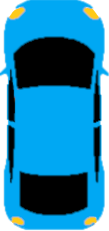
#> input picture Task 13 D/cars/blue_car.png, 109 x 231 px, given in place of orange_car.png, which was not available
$ python cars.py
#> lines starting #> are read from the running program, lines starting #| are printed output that depends on the picture; pictures that were not available may be replaced by others from this repository, and a replacement may not be noted
### Task 13 D/genetic.py
from PIL import Image, ImageTk
import tkinter as tk
from utils import *
import random

car_options = ['blue', 'brown', 'cyan', 'green', 'grey', 'lime', 'orange', 'pink', 'purple', 'red', 'white',
               'yellow']


def sigmoid(x):
    return 1/(1+np.exp(-x))


def tanh(x):
    return np.tanh(x)

class Car:
    def __init__(self, position=(0, 0), orientation=0, additional_scale=1):
        self.center, self.orientation = np.array(position, dtype=float), orientation
        self.speed_limit, self.turn_limit = [-2, 4], [-3, 3]
        self.max_speed_change, self.max_turn_change = 1.5, 1
        self.speed = 0.5
        self.turn = 0.0
        self.fitness, self.last_active = 0, 0
        self.crashed = False

        self.additional_scale = additional_scale
        self.scale_factor = 0.2

        self.img = Image.open(f'cars/{random.choice(car_options)}_car.png')
        self.width, self.height = self.img.size[0] * self.scale_factor, self.img.size[1] * self.scale_factor
        self.img = self.img.resize((int(self.width * self.additional_scale), int(self.height * self.additional_scale)))

        self.sensors = self.get_sensors()

    def compute_output(self):
        # To be implemented in subclasses
        raise NotImplementedError

    def update_parameters(self, signal):
        # To be implemented in subclasses
        raise NotImplementedError

    def get_sensors(self, sensor_len=200):
        # creates the sensors for a car, normalizes them and returns
        sensors = []
        p1 = np.array((self.center[0], self.center[1]))
        p2 = np.array((self.center[0], self.center[1] - self.height))
        p1, p2 = normalize_vector(rotate(self.center, p1, self.orientation), rotate(self.center, p2, self.orientation),
                                  norm=sensor_len)
        sensors += [[p1, rotate(p1, p2, 45)], [p1, p2], [p1, rotate(p1, p2, -45)], [p1, rotate(p1, p2, 90)],
                    [p1, rotate(p1, p2, -90)]]
        return sensors

    # [19 lines left out: functions move, get_lidar_data, not called in this run]


class RaceCars:
    def __init__(self, track_description, can_width=1100, bg_color='azure', population_size=1, gen_steps=10,
                 show_sensors=False, select_top=4, n_gens=50, show_all_cars=True, mutation_prob=0.05,
                 show_training=False, displayed_cars=10, angle_precision=3, vis_pause=10, show_every_n=5, deviation=.1):

        self.show_every_n = show_every_n
        self.vis_pause = vis_pause
        self.angle_precision = angle_precision
        self.show_training = show_training
        self.displayed_cars = displayed_cars
        self.show_all_cars = show_all_cars
        self.population_size = population_size
        self.bg_color = bg_color
        self.root = tk.Tk()
        self.frame = tk.Frame(self.root)
        self.frame.pack()

        self.can_width = int(can_width)
        self.can_height = int(self.can_width * 7 / 11)
        self.scale_factor = self.can_width / 1100
        self.canvas = tk.Canvas(self.frame, bg=self.bg_color, width=self.can_width, height=self.can_height)
        self.fitness_text = self.canvas.create_text(550 * self.scale_factor, 50 * self.scale_factor,
                                                    text=f'Best fitness: {0}', fill='black',
                                                    font=f'arial {int(20*self.scale_factor)} bold')
        self.n_generations_text = self.canvas.create_text(150*self.scale_factor, 50 * self.scale_factor,
                                                          text=f'Generation: {1}', fill='black',
                                                          font=f'arial {int(20*self.scale_factor)} bold')
        self.gen_steps = gen_steps
        self.time_left = self.canvas.create_text(950 * self.scale_factor, 50 * self.scale_factor,
                                                 text=f'Steps left: {self.gen_steps}', fill='black',
                                                 font=f'arial {int(20*self.scale_factor)} bold')
        self.start_time = None
        self.show_sens = show_sensors
        self.select_top = select_top

        self.canvas.pack()
        self.n_gens = n_gens
        self.track_description = track_description

        self.track = self.generate_track()
        self.edges = self.generate_track_edges(self.track_description[1])
        self.canvas.update()

        self.population = [self.generate_individual() for _ in range(self.population_size)]
        self.n_crossover = 3
        self.mutation_prob = mutation_prob
        self.deviation = deviation

    # [81 lines left out: functions update_text, solve, run_simulation, run_next_generation, not called in this run]

    def generate_individual(self, chromosome=None):
        # To be implemented in subclasses
        raise NotImplementedError

    # [52 lines left out: functions crossover, mutation, update_fitness, not called in this run]

    def fitness(self, x):
        return x[0].fitness

    # [37 lines left out: functions car_on_track, point_on_track, test_inside_detections, not called in this run]

    def generate_track_edges(self, edges):
        res = []
        for edge in edges:
            if edge[0] == 'ls':
                x1, y1, x2, y2 = edge[1]
                x1, y1 = x1 * self.scale_factor, y1 * self.scale_factor
                x2, y2 = x2 * self.scale_factor, y2 * self.scale_factor
                res.append(self.canvas.create_line(x1, y1, x2, y2))
            elif edge[0] == 'cs':
                x, y, r, init_angle, end_angle = edge[1]
                x, y, r = x * self.scale_factor, y * self.scale_factor, r * self.scale_factor
                res.append(self.canvas.create_arc(x - r, y - r, x + r, y + r, style='arc', start=init_angle,
                                                  extent=end_angle))
        return res

    def generate_track(self, color='lightgray'):
        tr = []
        for shape in self.track_description[0]:
            if shape[0] == 'oval':
                x, y, r = shape[1]
                x, y, r = x * self.scale_factor, y * self.scale_factor, r * self.scale_factor
                tr.append(self.canvas.create_oval(x - r, y - r, x + r, y + r, fill=color, outline=''))
            elif shape[0] == 'arc':
                x, y, r_big, r_small, init_angle, end_angle = shape[1]
                x, y, r_big, r_small = x*self.scale_factor, y, r_big*self.scale_factor, r_small*self.scale_factor
                tr.append(self.canvas.create_arc(x - r_big, y - r_big, x + r_big, y + r_big, start=init_angle,
                                                 extent=end_angle, fill=color, outline=''))
                tr.append(self.canvas.create_arc(x - r_small, y - r_small, x + r_small, y + r_small, start=init_angle,
                                                 extent=end_angle+1, fill=self.bg_color, outline=''))
            elif shape[0] == 'rec':
                x1, y1, x2, y2 = shape[1]
                x1, y1, x2, y2 = x1*self.scale_factor, y1*self.scale_factor, x2*self.scale_factor, y2*self.scale_factor
                tr.append(self.canvas.create_rectangle(x1, y1, x2, y2, fill=color, outline=''))
            elif shape[0] == 'circle_seg':
                x, y, r, init_angle, end_angle = shape[1]
                x, y, r = x * self.scale_factor, y * self.scale_factor, r * self.scale_factor
                tr.append(self.canvas.create_arc(x - r, y - r, x + r, y + r, start=init_angle, extent=end_angle,
                                                 fill=color, outline=''))
            else:
                raise ValueError(f'Shape "{shape[0]}" is not implemented!')

### Task 13 D/utils.py
import math
import numpy as np


def rotate(origin, point, angle):
    """
    Rotate a point counterclockwise by a given angle around a given origin.
    The angle should be given in degrees.
    """
    angle = - angle * math.pi / 180
    rot = np.array([[math.cos(angle), -math.sin(angle)], [math.sin(angle), math.cos(angle)]])
    return origin + rot @ (point - origin)


def normalize_vector(point_1, point_2, norm=50):
    n = np.linalg.norm(point_2-point_1)
    return point_1, point_1 + (point_2-point_1) / n * norm


# [70 lines left out: functions get_angle_degrees, ls_ls_intersection, ls_arc_intersection, not called in this run]


def create_track():
    # You can use these basic shapes to create a track:
    # design.append(['circle_seg', [x, y, r, init_angle, angle]])
    # design.append(['rec', [x1, y1, x2, y2]])

    track = []
    lss = []

    track.append(['rec', [200, 550, 500, 650], 'left'])
    track.append(['circle_seg', [200, 550, 100, 180, 90], 'clockwise'])
    track.append(['rec', [100, 250, 200, 550], 'up'])
    track.append(['circle_seg', [200, 250, 100, 90, 90], 'clockwise'])
    track.append(['rec', [200, 150, 300, 250], 'right'])
    track.append(['circle_seg', [300, 250, 100, 0, 90], 'clockwise'])
    track.append(['rec', [300, 250, 400, 350], 'down'])
    track.append(['circle_seg', [400, 350, 100, 180, 90], 'anti_clockwise'])
    track.append(['rec', [400, 350, 600, 450], 'right'])
    track.append(['circle_seg', [600, 350, 100, 270, 90], 'anti_clockwise'])
    track.append(['rec', [600, 250, 700, 350], 'up'])
    track.append(['circle_seg', [700, 250, 100, 90, 90], 'clockwise'])
    track.append(['rec', [700, 150, 800, 250], 'right'])
    track.append(['circle_seg', [800, 250, 100, 0, 90], 'clockwise'])
    track.append(['rec', [800, 250, 900, 550], 'down'])
    track.append(['circle_seg', [800, 550, 100, 270, 90], 'clockwise'])
    track.append(['rec', [500, 550, 800, 650], 'left'])

    lss.append(['ls', [200, 150, 300, 150]])
    lss.append(['ls', [200, 250, 300, 250]])
    lss.append(['ls', [300, 250, 300, 350]])
    lss.append(['ls', [400, 250, 400, 350]])
    lss.append(['ls', [400, 350, 600, 350]])
    lss.append(['ls', [400, 450, 600, 450]])
    lss.append(['ls', [600, 350, 600, 250]])
    lss.append(['ls', [700, 350, 700, 250]])
    lss.append(['ls', [700, 250, 800, 250]])
    lss.append(['ls', [700, 150, 800, 150]])
    lss.append(['ls', [800, 250, 800, 550]])
    lss.append(['ls', [900, 250, 900, 550]])
    lss.append(['ls', [800, 550, 200, 550]])
    lss.append(['ls', [800, 650, 200, 650]])
    lss.append(['ls', [200, 550, 200, 250]])
    lss.append(['ls', [100, 550, 100, 250]])
    lss.append(['cs', [200, 250, 100, 90, 90]])
    lss.append(['cs', [300, 250, 100, 0, 90]])
    lss.append(['cs', [400, 350, 100, 180, 90]])
    lss.append(['cs', [600, 350, 100, 270, 90]])
    lss.append(['cs', [700, 250, 100, 90, 90]])
    lss.append(['cs', [800, 250, 100, 0, 90]])
    lss.append(['cs', [800, 550, 100, 270, 90]])
    lss.append(['cs', [200, 550, 100, 180, 90]])

    return [track, lss]

### Task 13 D/cars.py
from genetic import *


class MyCar(Car):
    def __init__(self, chromosome, **kwargs):
        super(MyCar, self).__init__(**kwargs)

        self.num_sensors = len(self.sensors)
        self.input_dim = self.num_sensors + 2  # two additional inputs for the current speed and the current turn
        self.output_dim = 2  # there are 2 options: 1, go left/right and 2, go forward/backward
        self.hidden_dim = 4

        self.chromosome_len = (self.num_sensors + 2 + 1) * self.hidden_dim + (self.hidden_dim + 1) * self.output_dim

        if chromosome is None:
            # # # YOUR CODE GOES HERE # # #
            # create the initial values for a chromosome -> list of random numbers
            # if you are using numpy to generate random numbers,
            # return python list of the result: list(generated_numbers)

            self.chromosome = list(np.random.randn(self.chromosome_len) * 0.1)
        else:
            self.chromosome = chromosome
        # # # YOUR CODE GOES HERE # # #
        # create at least two numpy matrices from self.chromosome, which you will then use to control the car with
        # tip: try to use numpy.reshape(vector) to change a vector dimensions!

        W_in_size = (self.input_dim + 1) * self.hidden_dim

        W_in_vector = np.array(self.chromosome[:W_in_size])
        self.W_in = W_in_vector.reshape(self.input_dim + 1, self.hidden_dim)

        W_out_size = (self.hidden_dim + 1) * self.output_dim

        W_out_vector = np.array(self.chromosome[self.chromosome_len - W_out_size:])
        self.W_out = W_out_vector.reshape(self.hidden_dim + 1, self.output_dim)

    # [57 lines left out: functions compute_output, update_parameters, not called in this run]


class MyRaceCars(RaceCars):
    def __init__(self, *args, **kwargs):
        super(MyRaceCars, self).__init__(*args, **kwargs)

    def generate_individual(self, chromosome=None):
        initial_position = [500, 600 + random.randint(-25, 25)]
        orientation = 90
        new_car = MyCar(chromosome, position=initial_position, orientation=orientation,
                        additional_scale=self.scale_factor)
#> in __init__, self.img is the input picture: PIL image 109x231 RGBA; mean R, G, B, A 5.2, 101.6, 142.9, 219.4
#> in __init__, `self.img = self.img.resize((int(self.width * self.additional_scale), i..`:
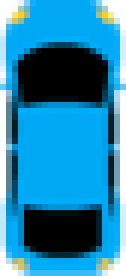
#> self.img: PIL image 21x46 RGBA (shown 6 times larger); mean R, G, B, A 5.5, 109.5, 154, 219.6; transparent parts drawn white
#> call 2 of __init__, with orientation = 90, additional_scale = 1
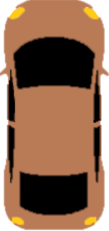
#> input picture Task 13 D/cars/brown_car.png, 109 x 231 px, given in place of grey_car.png, which was not available
#> in __init__, self.img is the input picture: PIL image 109x231 RGBA; mean R, G, B, A 112.2, 74.6, 51.2, 219.4
#> in __init__ (call 2), `self.img = self.img.resize((int(self.width * self.additional_scale), i..`:
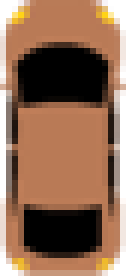
#> self.img: PIL image 21x46 RGBA (shown 6 times larger); mean R, G, B, A 121, 80.5, 54.9, 219.6; transparent parts drawn white
        sensors = []
        if self.show_sens:
            for _ in new_car.sensors:
                sensors.append(self.canvas.create_line(0, 0, 0, 0, dash=(2, 1)))
        return [new_car, self.canvas.create_image(initial_position), sensors]


if __name__ == '__main__':
    track = create_track()

    # useful parameters to play with:
    population_size = 16       # total population size used for training
    select_top = 4              # during selection, only the best select_top cars are chosen as parents

    show_training = True        # each generation is shown on canvas
    show_all_cars = False       # the code is faster if not all cars are always displayed
    displayed_cars = 10       # only the first few cars are displayed

    # show_training = False     # the training is done in the background
    show_every_n = 3            # the best cars are shown after every few generations (due to faster training)

    mutation_prob = 0.05        # mutation probability for number mutation
    deviation = 1               # this standard deviation used when mutating a chromosome

#> (the run stopped early here; a loop or call above may not have finished)
